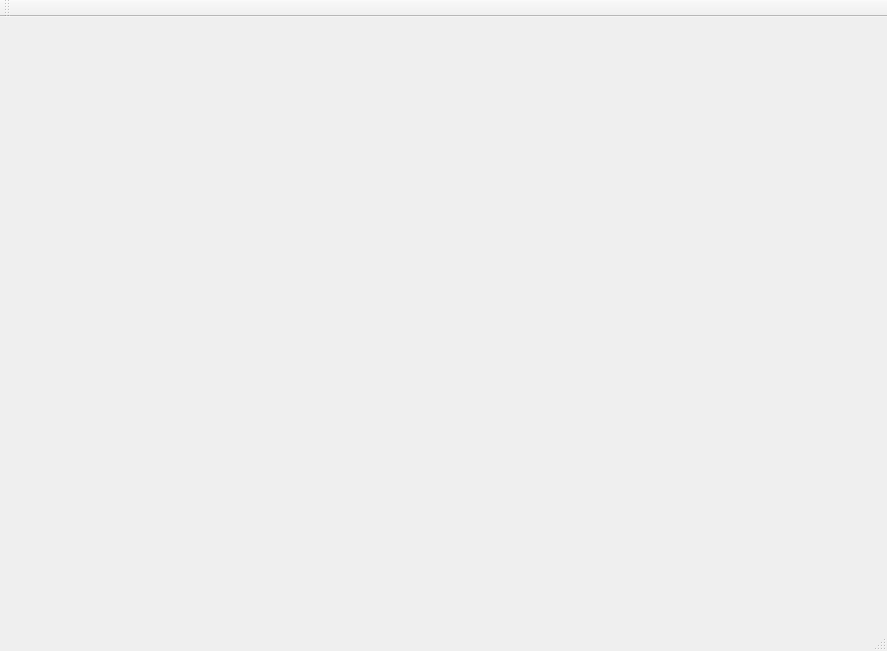
<?xml version="1.0" encoding="UTF-8"?>
<ui version="4.0">
 <class>MainWindow</class>
 <widget class="QMainWindow" name="MainWindow">
  <property name="geometry">
   <rect>
    <x>0</x>
    <y>0</y>
    <width>887</width>
    <height>651</height>
   </rect>
  </property>
  <property name="windowTitle">
   <string>MainWindow</string>
  </property>
  <widget class="QWidget" name="centralWidget">
   <widget class="QWidget" name="verticalLayoutWidget">
    <property name="geometry">
     <rect>
      <x>0</x>
      <y>0</y>
      <width>871</width>
      <height>521</height>
     </rect>
    </property>
    <layout class="QVBoxLayout" name="verticalLayout"/>
   </widget>
   <widget class="QWidget" name="horizontalLayoutWidget">
    <property name="geometry">
     <rect>
      <x>0</x>
      <y>520</y>
      <width>871</width>
      <height>80</height>
     </rect>
    </property>
    <layout class="QHBoxLayout" name="horizontalLayout"/>
   </widget>
  </widget>
  <widget class="QMenuBar" name="menuBar">
   <property name="geometry">
    <rect>
     <x>0</x>
     <y>0</y>
     <width>887</width>
     <height>25</height>
    </rect>
   </property>
  </widget>
  <widget class="QToolBar" name="mainToolBar">
   <attribute name="toolBarArea">
    <enum>TopToolBarArea</enum>
   </attribute>
   <attribute name="toolBarBreak">
    <bool>false</bool>
   </attribute>
  </widget>
  <widget class="QStatusBar" name="statusBar"/>
 </widget>
 <layoutdefault spacing="6" margin="11"/>
 <resources/>
 <connections/>
</ui>
